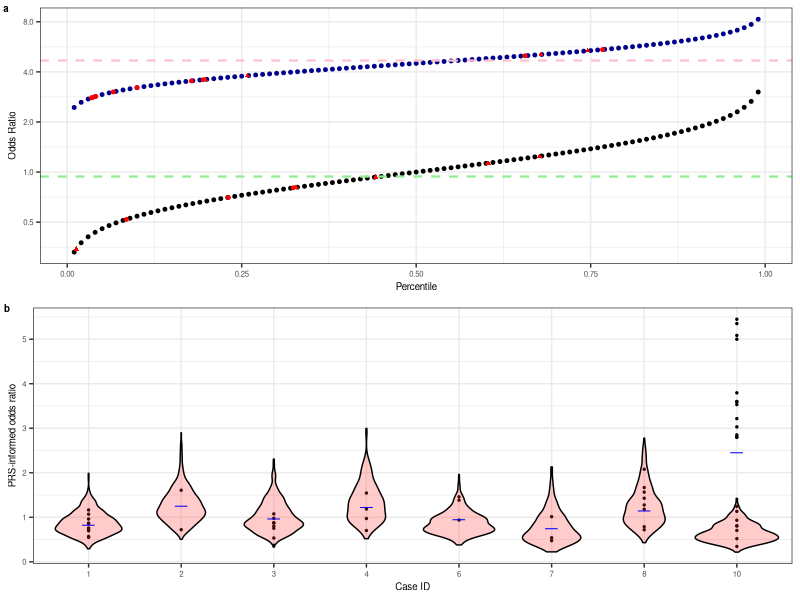

Here is the R script that generated this plot:
library(data.table)
library(dplyr)
library(ggplot2)
library(ggpubr)

#Figure 2A
## with brca

## embryo simulation results

emb <- fread("./data/indivbrca_data_noids.csv")

## with original beta

emb <- emb %>%
    mutate(logOdds = beta_PRS*resid_zscore_EUR) %>%
    mutate(OR = exp(logOdds)*gene_OR)


df2 <- data.frame(percentile=rep(seq(.01, .99, by=.01), 2),
                  BRCA1_variant=c(rep(0, 99), rep(1, 99)),
                  Gene_Odds_Ratio=c(rep(1, 99), rep(4.5, 99)),
                  beta=c(rep(emb$beta_PRS[emb$BRCA=="negative"][1], 99),
                         rep(emb$beta_PRS[emb$BRCA=="positive"][1], 99)
                         )
                  )

df2 <- df2 %>%
    mutate(zscore = qnorm(percentile)) %>%
    mutate(OR = exp(zscore*beta)*Gene_Odds_Ratio)


### plot

fig2a<-ggplot() +
    geom_point(data=df2, aes(percentile, OR, color=factor(BRCA1_variant)), size=1) +
    scale_color_manual(values=c("black", "darkblue", "red", "red")) +
    geom_point(data=emb, aes(resid_percentile, OR, color=sex, shape=sex), size=1) +
    scale_shape_manual(values = c(19,17)) +
    scale_y_continuous(trans='log2') +
    geom_hline(yintercept=c(0.94, 1.04*4.5), linetype='dashed', color=c('lightgreen', 'pink'), size=0.75) +
    theme_bw() + 
    theme(legend.position = "none") + theme(text = element_text(size = 7)) +
    xlab("Percentile") +
    ylab("Odds Ratio")

## Figure 2B
#Read data into a table
oddsratios<-read.table("./data/retro.or.breastcancer.txt", header=T)
sims<-read.table("./data/retro.breastcancer_ors_sims.txt", header=T)
parents<-read.table("./data/retro.breastcancer_ors_parents.txt", header=T)

fig2b<-ggplot(data=oddsratios,aes(x=as.factor(caseid),y=oddsratio,fill=as.factor(phenotype)),show.legend=FALSE) + geom_point(data=oddsratios,aes(x=as.factor(caseid),y=oddsratio), shape = 21,size=0.5, color="black", fill="black", alpha=1,show.legend=FALSE) + theme(panel.border = element_rect(colour = "black", fill=NA, size=0.1),strip.background = element_blank())+geom_violin(data=sims,aes(x=as.factor(caseid),y=oddsratio),alpha=0.25, position = position_dodge(width = .75),size=.5,color="black",fill="#FF3333",show.legend=FALSE)+scale_fill_viridis_d( option = "D")+theme_bw()+ylab("PRS-informed odds ratio") + xlab("Case ID") + theme(text = element_text(size = 7))+geom_point(data=parents,aes(x=as.factor(caseid),y=oddsratio), shape = 95,size=5, color="blue", fill="blue", alpha=1,show.legend=FALSE)

#Joint plot
#ggsave("./figures/fig2.png", dpi=600)
combinedplot<-ggarrange(fig2a, fig2b, ncol=1,nrow=2, labels=c("a","b"),font.label=list(color="black", size=7),hjust=-0.65)

ggsave("./figures/Fig2.pdf", plot=combinedplot, dpi=300, width=88, height=130, units=c("mm"), device="pdf")






